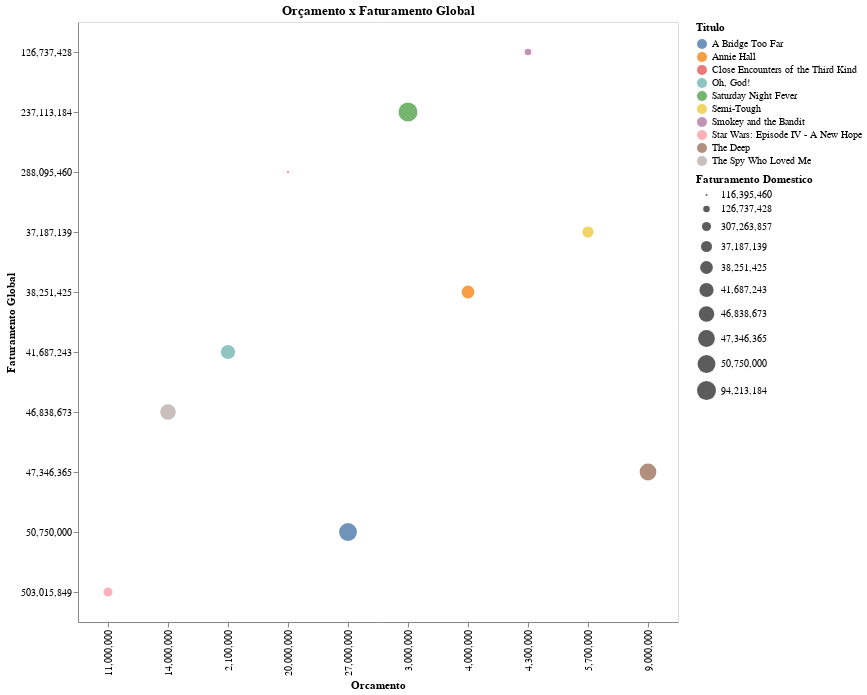

This figure's notebook cell:
### Markdown cell above
Como conclusão, vamos implementar novos elementos na primeira visualização de dados que tivemos, mas dessa vez colocando todos os anos para uma visão mais ampla do setor ao longo da história.

Como faremos isso?
- Criando um slide de linha do tempo(selecionar_ano) para facilitar a visualização e a adição de novas variáveis para um melhor entendimento do filme em questão.

### Code cell
#Slide de linha do tempo

selecionar_ano = alt.selection_single(
    name='Selecionar', fields=['Ano'], init={'Ano': 1977},
    bind=alt.binding_range(min=1977, max=2019, step=1))
   
#Gráfico
 
alt.Chart(filmes, title = 'Orçamento x Faturamento Global').mark_point(filled=True).encode(
alt.X('Orcamento'),
alt.Y('Faturamento Global'),
alt.Size('Faturamento Domestico'),
alt.Color('Titulo'),
alt.OpacityValue(0.8),
tooltip = [
        alt.Tooltip('Titulo:N'),
        alt.Tooltip('Orcamento:O'),
        alt.Tooltip('Faturamento Global:O'),
        alt.Tooltip('Faturamento Domestico:O'),
        alt.Tooltip('Estudio'),
        alt.Tooltip('Genero 1')
        ]
).properties(width=600, height=600).interactive().add_selection(selecionar_ano).transform_filter(selecionar_ano)

### Figure 1 — Vega-Lite specification as saved in the notebook (floating-point values rounded to 4 significant figures; data arrays with more than 128 entries replaced by an {"elided": "..."} marker saying what was removed)
{"config": {"view": {"continuousWidth": 400, "continuousHeight": 300}}, "data": {"name": "data-2060efc68456923b2ff0b155a02dca3f"}, "mark": {"type": "point", "filled": true}, "encoding": {"color": {"type": "nominal", "field": "Titulo"}, "opacity": {"value": 0.8}, "size": {"type": "nominal", "field": "Faturamento Domestico"}, "tooltip": [{"type": "nominal", "field": "Titulo"}, {"type": "ordinal", "field": "Orcamento"}, {"type": "ordinal", "field": "Faturamento Global"}, {"type": "ordinal", "field": "Faturamento Domestico"}, {"type": "nominal", "field": "Estudio"}, {"type": "nominal", "field": "Genero 1"}], "x": {"type": "nominal", "field": "Orcamento"}, "y": {"type": "nominal", "field": "Faturamento Global"}}, "height": 600, "selection": {"selector075": {"type": "interval", "bind": "scales", "encodings": ["x", "y"]}, "Selecionar": {"type": "single", "fields": ["Ano"], "init": {"Ano": 1977}, "bind": {"input": "range", "max": 2019, "min": 1977, "step": 1}}}, "title": "Orçamento x Faturamento Global", "transform": [{"filter": {"selection": "Selecionar"}}], "width": 600, "$schema": "https://vega.github.io/schema/vega-lite/v4.8.1.json", "datasets": {"data-2060efc68456923b2ff0b155a02dca3f": {"elided": "430 records"}}}
